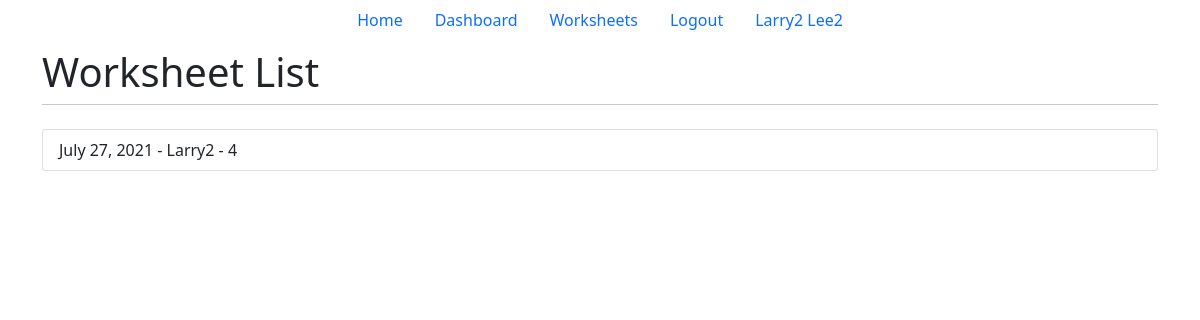
Page /worksheets/ (signed in) on the earlier database version.
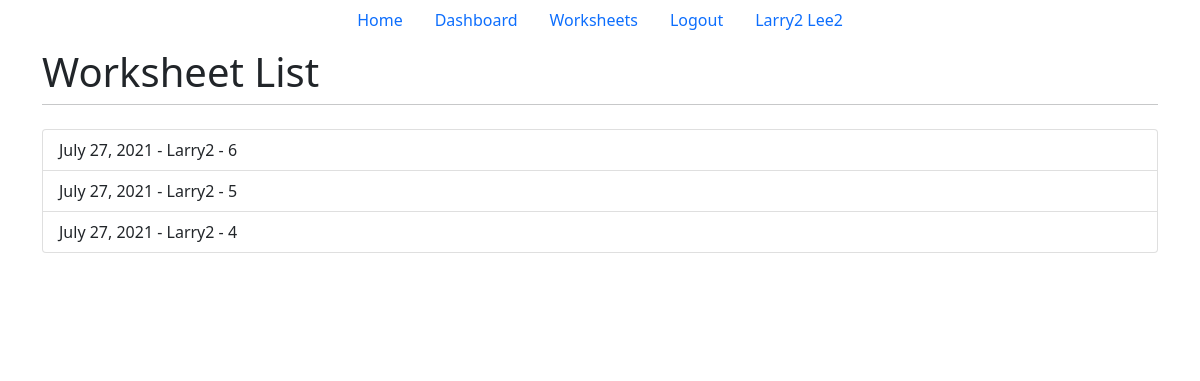
Same page on the later database version.
### main/models.py (models this page shows, shortened)
class Worksheet(models.Model):
    user = models.ForeignKey(
        User, on_delete=models.CASCADE, related_name="worksheet", null=True)
    name = models.CharField(max_length=20)
    date = models.DateField(name="date", auto_now_add=True)
    operations = [
        "REC",
        "BACK",
        "PROC",
        "SCAN",
        "R_PICK",
        "B_PICK",
        "S_PICK",
        "DEL",
        "LOAD",
        "Break",
        "Lunch",
        "Cleaning",
    ]
    stores = [
        116,
        167,
        215,
        254,
        279,
        517,
    ]
    class Meta:
        verbose_name = ("Worksheet")
        verbose_name_plural = ("Worksheets")

### main/views.py (the view)
# urls.py: path('worksheets/', views.worksheets, name="worksheets"),
def worksheets(response):
    return render(response, "worksheets.html", {})

### main/templates/worksheets.html (shortened to what this page needs)
{% extends 'base.html' %}
{% block title2 %}Worksheet List{% endblock title2 %}
{% block content %}
    {% if user.is_authenticated %}
        <div class="list-group">
            {% for ws in user.worksheet.all reversed %}
                <a href="/tracker/{{ws.id}}" class="list-group-item list-group-item-action">
                    {{ws.date}} - {{ws.name}} - {{ws.id}}
                </a>
            {% endfor %}
        </div>
    {% else %}
        <p>Login<a href="/login">Here</a></p>
    {% endif %}
{% endblock content %}

Differences in the rows shown:
added Worksheet: date "July 27, 2021", name "Larry2", id "6"
added Worksheet: date "July 27, 2021", name "Larry2", id "5"
